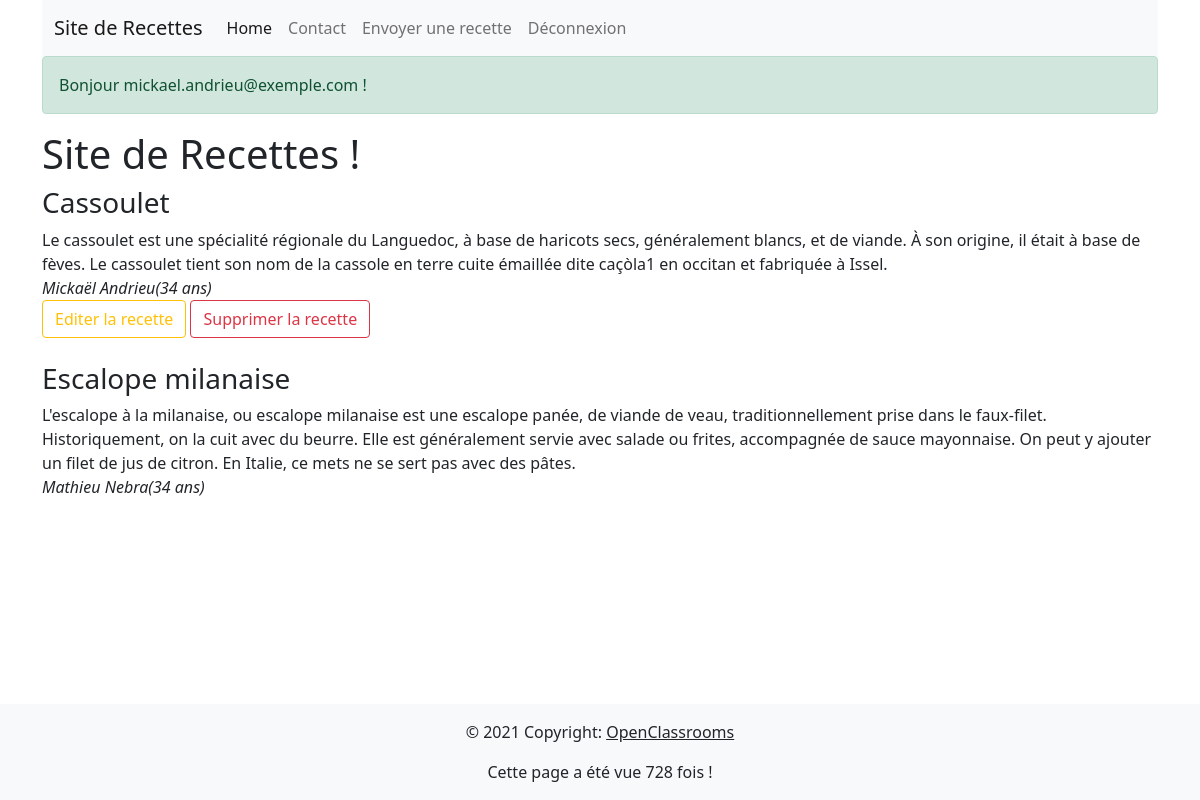
Screenshot of /home.php (signed in) with the database file from the repository.
### tables this page shows
CREATE TABLE `recipes` ( `recipe_id` INT NOT NULL AUTO_INCREMENT , `title` VARCHAR(128) NOT NULL , `recipe` TEXT NOT NULL , `author` VARCHAR(512) NOT NULL , `is_enabled` BOOLEAN NOT NULL , PRIMARY KEY (`recipe_id`));

CREATE TABLE `users` ( `user_id` INT NOT NULL AUTO_INCREMENT , `full_name` VARCHAR(64) NOT NULL , `email` VARCHAR(512) NOT NULL , `password` VARCHAR(512) NOT NULL , `age` INT NOT NULL , PRIMARY KEY (`user_id`));

### variables.php (called while the page is built)
<?php
$usersStatement = $mysqlClient->prepare('SELECT * FROM users');
$usersStatement->execute();
$users = $usersStatement->fetchAll();
$recipesStatement = $mysqlClient->prepare('SELECT * FROM recipes WHERE is_enabled is TRUE');
$recipesStatement->execute();
$recipes = $recipesStatement->fetchAll();
if(isset($_GET['limit']) && is_numeric($_GET['limit'])) {
    $limit = (int) $_GET['limit'];
} else {
    $limit = 100;
}

### functions.php (called while the page is built, shortened)
<?php
function display_author(string $authorEmail, array $users) : string
{
    for ($i = 0; $i < count($users); $i++) {
        $author = $users[$i];
        if ($authorEmail === $author['email']) {
            return $author['full_name'] . '(' . $author['age'] . ' ans)';
        }
    }
}
function get_recipes(array $recipes, int $limit) : array
{
    $valid_recipes = [];
    $counter = 0;
    foreach($recipes as $recipe) {
        $valid_recipes[] = $recipe;
    }
    return $valid_recipes;
}

### home.php (the view, shortened to what this page needs)
<!DOCTYPE html>
<html>
<head>
    <link
        href="https://cdn.jsdelivr.net/npm/bootstrap@5.0.2/dist/css/bootstrap.min.css"
        rel="stylesheet"
    >
</head>
<body class="d-flex flex-column min-vh-100">
    <div class="container">
    <?php include_once('header.php'); ?>
    <?php include_once('login.php'); ?>
        <h1>Site de Recettes !</h1>
        <?php foreach(get_recipes($recipes, $limit) as $recipe) : ?>
            <article>
                <h3><?php echo($recipe['title']); ?></h3>
                <div><?php echo($recipe['recipe']); ?></div>
                <i><?php echo(display_author($recipe['author'], $users)); ?></i><br>
                <?php if (isset($_SESSION['LOGGED_USER']) && ($_SESSION['LOGGED_USER'] == $recipe['author'])) : ?>
                <form method="get" action="update.php">
                    <button type="submit" name="edit" value="<?php echo $recipe['recipe_id']; ?>" id="edit" class="btn btn-outline-warning">Editer la recette</button>
                    <button type="submit"  name="delete" value="<?php echo $recipe['recipe_id']; ?>" class="btn btn-outline-danger">Supprimer la recette</button>
                </form>
                <?php endif; ?>
            </article>
            <br>
        <?php endforeach ?>
    </div>
    <?php include_once('footer.php'); ?>
</body>
</html>

### rows the page displays
recipes: title "Cassoulet", recipe "Le cassoulet est une spécialité régionale du Languedoc, à base de haricots secs, généralement blancs, et de viande. À son origine, il était à base de fèves. Le cassoulet tient son nom de la cassole en terre cuite émaillée dite caçòla1 en occitan et fabriquée à Issel.", author.age "Mickaël Andrieu(34 ans)", $recipe['recipe_id'] 1 (drawn)
recipes: title "Escalope milanaise", recipe "L'escalope à la milanaise, ou escalope milanaise est une escalope panée, de viande de veau, traditionnellement prise dans le faux-filet. Historiquement, on la cuit avec du beurre. Elle est généralement servie avec salade ou frites, accompagnée de sauce mayonnaise. On peut y ajouter un filet de jus de citron. En Italie, ce mets ne se sert pas avec des pâtes.", author.age "Mathieu Nebra(34 ans)"

### other values shown
$loggedUser['email'] "mickael.andrieu@exemple.com"
$pages_vues "728"
